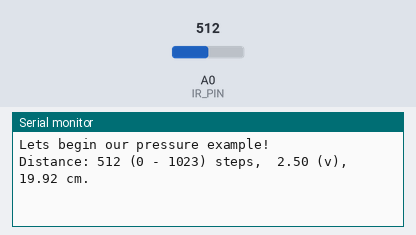
This sketch was run on a simulated Arduino Uno, built with avr-gcc and run on an emulated ATmega328P. On the bench: the last lines printed to the serial monitor. Inputs (shaded band) come from the test bench; at power-on: A0 (IR_PIN) = 512.

Above: at 1.2 s.
1.3 s: A0 (IR_PIN) set to 306
At 2.5 s:
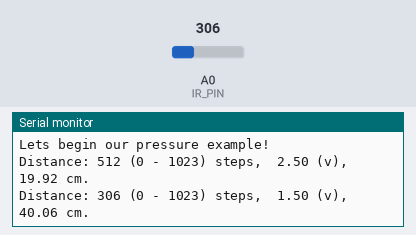
2.8 s: A0 (IR_PIN) set to 140
At 3.9 s:
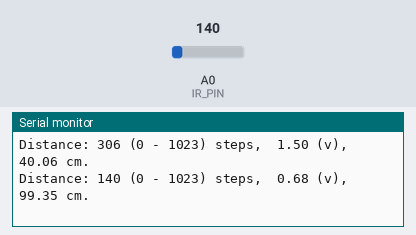

Measured:
- after the input at 1.3 s, the serial monitor: prints a new line at once (image 1)
- after the input at 2.8 s, the serial monitor: prints a new line at once (image 2)

The sketch:

IR_sensor.ino
```cpp
#define IR_PIN  A0                        // Setting up pin to receive voltage from IR

int value, prev_value = - 10000;          // int values (read from analog port, both the current and the previous)
int deviation = 0;                        // setting the minimum deviation between the measurements (0 by default)
                                          // up to 512 (although that is pretty useless)
double voltage_value, distance_value;    // Converted to Voltage

void setup() {
  // Serial Connection setup
  Serial.begin(9600);
  Serial.println("Lets begin our pressure example!");
  pinMode(IR_PIN, INPUT); // setting pinmode to read analog value

  deviation = 10;  // since there's a bit of a drift in the values if you put the same object over a certain period
                   // we ignore a divergence of around 1 percent around the previous value.
}

// Function to convert this voltage into a distance, be careful this is the result of experimental results, so only an estimate.
// Also this is based on white paper, so lighting properties of the object also change these measurements.
double convert_to_distance( double voltage)
{

    if( voltage > 2.85 ) // We cannot use this model below 15 cm....
      return(0);
/* General model Exp2:
     f(x) = a*exp(b*x) + c*exp(d*x)
    Coefficients (with 95% confidence bounds):
       a =       242.8  (190.3, 295.2)
       b =      -2.318  (-3.569, -1.067)
       c =          71  (-21.76, 163.8)
       d =     -0.5228  (-1.04, -0.005801)

    Goodness of fit:
    SSE: 95.14
    R-square: 0.9965
    Adjusted R-square: 0.9956
    RMSE: 2.941

 */

 double a =   242.8;
 double b =  -2.318;
 double c =      71;
 double d = -0.5228;


  return(a*exp(b*voltage) + c*exp(d*voltage));
}

void loop() {
  // put your main code here, to run repeatedly:
  delay(100);                   // Here we can set the sampling rate, right now 10 Hz
  value = analogRead(IR_PIN);  // reading our analog voltage, careful we only have 10 bit resolution so each
                                    // measurement step is only 5V ÷ 1024, so our result will be 0 - 1023

  // if value is within the range of [ previous - σ , previous + σ], ignore it (if value is relatively the same)
  // this will help with having data ocuppy your buffer that is not a significant deviation.
  if( value >= (prev_value - deviation) && value <= (prev_value + deviation) )
    return;

  voltage_value = double((value*5)) / 1023; // converting to voltage [ 0, 5] v.
  distance_value = convert_to_distance(voltage_value); // getting actual distance value(cm) (careful using this, accuracy may not be ideal)

  if(distance_value  <= 15 || distance_value >= 150 ) // We will ignore values outside the range of measurement
    return;

  Serial.print("Distance: ");
  Serial.print(value);
  Serial.print(" (0 - 1023) steps,  ");
  Serial.print(voltage_value);
  Serial.print(" (v),  ");
  Serial.print(distance_value);
  Serial.println(" cm.");

  prev_value = value;

}
```
